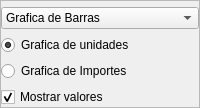
            <widget class="QFrame" name="frame_9">
             <property name="frameShape">
              <enum>QFrame::Shape::StyledPanel</enum>
             </property>
             <property name="frameShadow">
              <enum>QFrame::Shadow::Raised</enum>
             </property>
             <layout class="QVBoxLayout" name="verticalLayout_3">
              <property name="leftMargin">
               <number>0</number>
              </property>
              <property name="topMargin">
               <number>0</number>
              </property>
              <property name="rightMargin">
               <number>0</number>
              </property>
              <property name="bottomMargin">
               <number>0</number>
              </property>
              <item>
               <widget class="ChartViewWidget" name="ChartViewWidget" native="true"/>
              </item>
              <item>
               <widget class="QComboBox" name="cboTipoGrafica">
                <item>
                 <property name="text">
                  <string>Grafica de Barras</string>
                 </property>
                </item>
                <item>
                 <property name="text">
                  <string>Grafica de Líneas</string>
                 </property>
                </item>
               </widget>
              </item>
              <item>
               <widget class="QRadioButton" name="radGrafica_unidades">
                <property name="text">
                 <string>Grafica de unidades</string>
                </property>
                <property name="checked">
                 <bool>true</bool>
                </property>
               </widget>
              </item>
              <item>
               <widget class="QRadioButton" name="radGrafica_importes">
                <property name="text">
                 <string>Grafica de Importes</string>
                </property>
               </widget>
              </item>
              <item>
               <widget class="QCheckBox" name="chkValorGrafica">
                <property name="autoFillBackground">
                 <bool>false</bool>
                </property>
                <property name="text">
                 <string>Mostrar valores</string>
                </property>
                <property name="checked">
                 <bool>true</bool>
                </property>
               </widget>
              </item>
             </layout>
            </widget>
